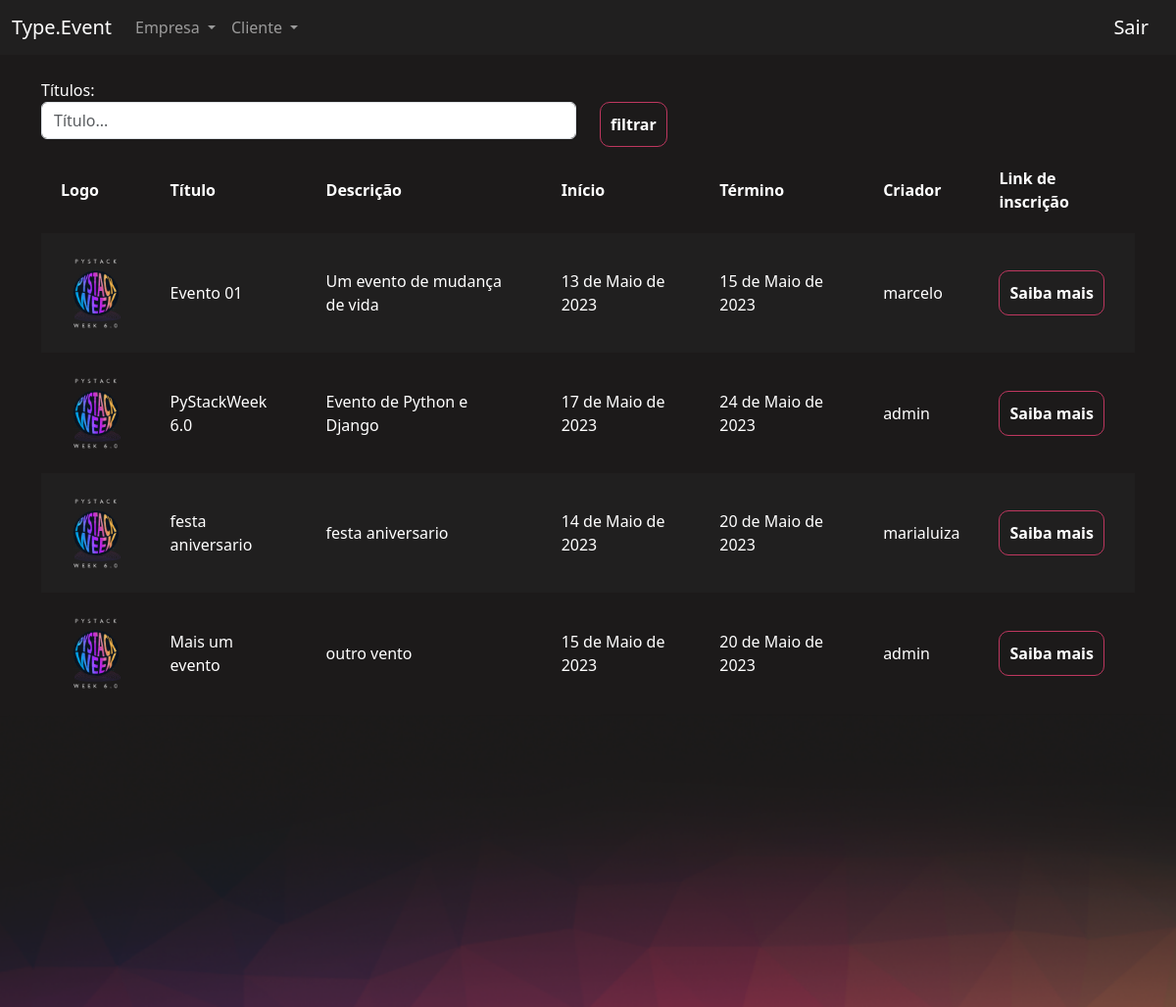
Before: /eventos/gerenciar_evento/ (signed in) with the older database file.
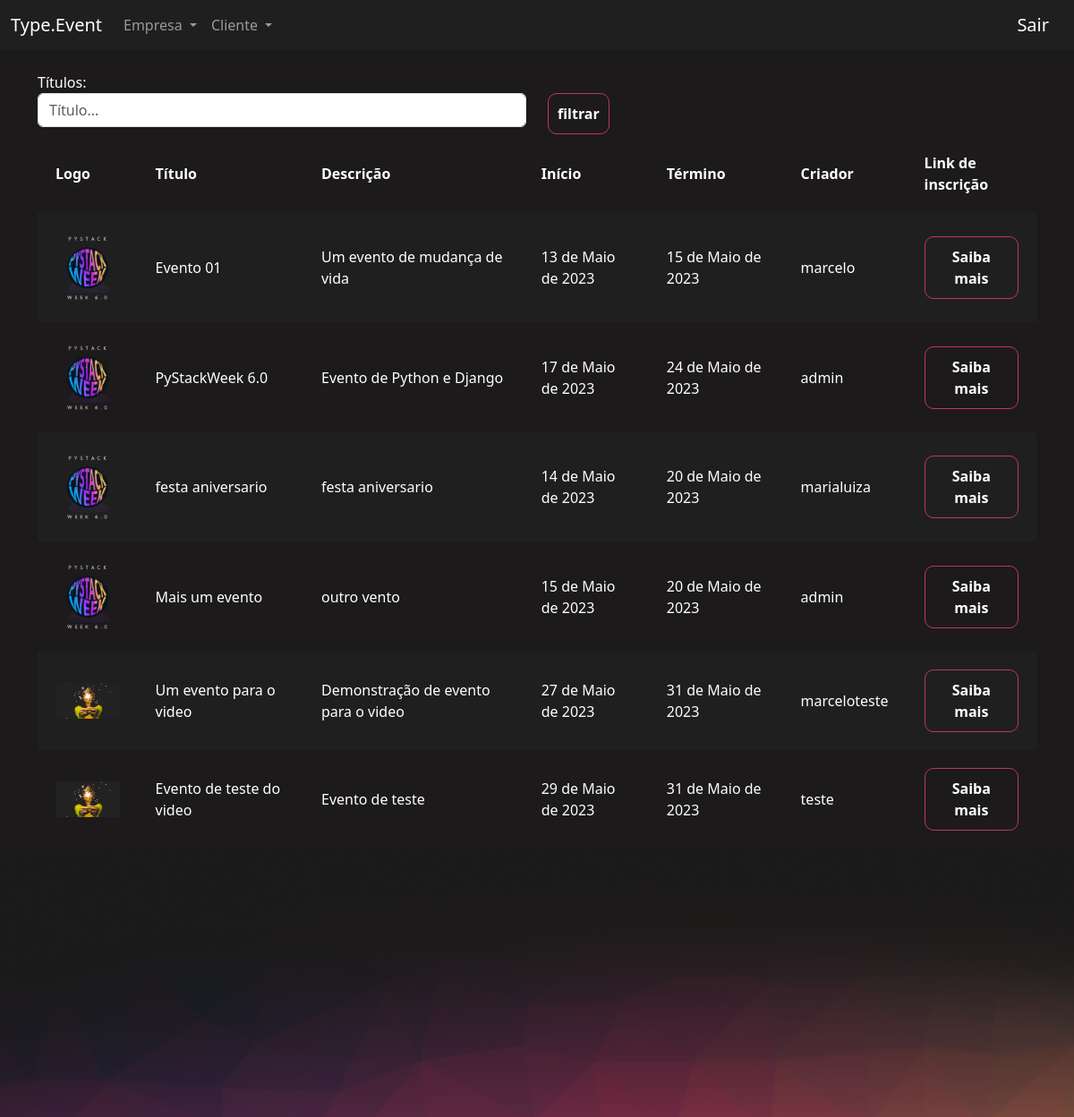
After: the same page with the newer database file.
### eventos/models.py (models this page shows, shortened)
class Evento(models.Model):
    criador = models.ForeignKey(User, on_delete=models.DO_NOTHING, null=True, blank=True)
    nome = models.CharField(max_length=200)
    descricao = models.TextField()
    data_inicio = models.DateField()
    data_termino = models.DateField()
    carga_horaria = models.IntegerField()
    logo = models.ImageField(upload_to="logos")
    participantes = models.ManyToManyField(User, related_name="evento_participante", null=True, blank=True)
    cor_principal = models.CharField(max_length=7)
    cor_secundaria = models.CharField(max_length=7)
    cor_fundo = models.CharField(max_length=7)

### eventos/views.py (the view)
# urls.py: path('gerenciar_evento/', views.gerenciar_evento, name="gerenciar_evento"),
@login_required
def gerenciar_evento(request):
    if request.method == "GET":
        eventos = Evento.objects.all()
        nome = request.GET.get('nome')
        if nome:
            eventos = eventos.filter(nome__contains=nome)
        return render(request, 'gerenciar_evento.html', {'eventos': eventos})

### eventos/templates/gerenciar_evento.html (shortened to what this page needs)
{% extends "bases/base_evento.html" %}
{% load static %}
{% block 'importacoes' %}
    <link href="{% static 'evento/css/gerenciar_evento.css' %}" rel="stylesheet">
{% endblock %}
{% block 'conteudo' %}
    <div class="container">
        <br>
        <div class="row">
            <div class="col-md">
                <form action="{% url 'gerenciar_evento' %}" method="GET">
                <label>Títulos: </label>
                <input type="text" placeholder="Título..." class="form-control" name="nome">
            </div>
            <div class="col-md">
                <br>
                <input type="submit" class="btn-principal" value="filtrar">
            </div>
        </div>
        <table>
            <tr>
                <th>Logo</th>
                <th>Título</th>
                <th>Descrição</th>
                <th>Início</th>
                <th>Término</th>
                <th>Criador</th>
                <th>Link de inscrição</th>
            </tr>
            {% for evento in eventos%}
                <tr class="{% cycle 'linha' 'linha2' %}">
                    {% if evento.criador == request.user %}
                        <td width="10%"><a href="{% url 'participantes_evento' evento.id %}"><img width="100%" src="/media/{{evento.logo}}"></a></td>
                    {% else %}
                        <td width="10%"><img width="100%" src="/media/{{evento.logo}}"></a></td>
                    {% endif %}
                    <td>{{evento.nome}}</td>
                    <td>{{evento.descricao}}</td>
                    <td>{{evento.data_inicio}}</td>
                    <td>{{evento.data_termino}}</td>
                    <td>{{evento.criador}}</td>
                    <td><a href="{% url 'inscrever_evento' evento.id %}" class="btn btn-principal">Saiba mais</td>
                </tr>
            {% endfor %}
        </table>
    </div>
{% endblock %}

### templates/bases/base_evento.html (shortened to what this page needs)
{% extends 'bases/base.html' %}
{% load static %}
{% block 'head' %}
    {% block 'importacoes' %}{% endblock %}
    <link href="{% static 'evento/css/evento.css' %}" rel="stylesheet">
    <link href="{% static 'usuarios/css/usuarios.css' %}" rel="stylesheet">
{% endblock %}
{% block 'body' %}
    <nav class="navbar navbar-expand-lg bg-body-tertiary navbar-color" data-bs-theme="dark">
        <div class="container-fluid">
            <a class="navbar-brand" href="{% url 'home' %}">Type.Event</a>
            <div class="collapse navbar-collapse" id="navbarNavDropdown">
            <ul class="navbar-nav">
                <li class="nav-item dropdown">
                    <a class="nav-link dropdown-toggle" href="#" role="button" data-bs-toggle="dropdown" aria-expanded="false">
                        Empresa
                    </a>
                </li>
                <li class="nav-item dropdown">
                    <a class="nav-link dropdown-toggle" href="#" role="button" data-bs-toggle="dropdown" aria-expanded="false">
                        Cliente
                    </a>
                </li>
            </ul>
            </div>
            <a class="navbar-brand" href="{% url 'logout' %}" style="text-align: right">Sair</a>
        </div>
    </nav>
    <div style="min-height: 60vh">
        {% block 'conteudo' %}
        {% endblock %}
    </div>
    <div class="fundo-pagina">
    </div>
{% endblock %}

### templates/bases/base.html (shortened to what this page needs)
{% load static %}
<!doctype html>
<html lang="en">
  <head>
    <link href="{% static 'geral/css/base.css' %}" rel="stylesheet">
    <link href="https://cdn.jsdelivr.net/npm/bootstrap@5.3.0-alpha1/dist/css/bootstrap.min.css" rel="stylesheet">
    {% block 'head' %}{% endblock %}
  </head>
  <body>
    {% block 'body' %}{% endblock %}
  </body>
</html>

### templates/static/geral/css/base.css (style rules this page uses)
body { color: white !important; }
:root { --main-color: #201F1F; --dark-color: #1C1A1A; --contrast-color: #BE375F; --differential-color: #ED8554; }

### templates/static/evento/css/gerenciar_evento.css (style rules this page uses)
table { width: 100%; padding: 20px; }
.linha { height: 40px; background-color: var(--main-color); padding: 20px; }
td, th { padding: 20px; }

### templates/static/evento/css/evento.css (style rules this page uses)
.navbar-color { background-color: #201F1F !important; }
body { background-color: #1C1A1A; }
.fundo-pagina { background-image: url('/static/evento/img/fundo_pagina.png'); height: 300px; background-size: cover; }

### templates/static/usuarios/css/usuarios.css (style rules this page uses)
.btn-principal { background-color: transparent; border: 1px solid var(--contrast-color); color: white; padding: 10px; border-radius: 10px; font-weight: bold; }

Changed rows visible on the page:
added Evento: logo (picture), nome "Um evento para o video", descricao "Demonstração de evento para o video", data_inicio "27 de Maio de 2023", data_termino "31 de Maio de 2023", criador "marceloteste"
added Evento: logo (picture), nome "Evento de teste do video", descricao "Evento de teste", data_inicio "29 de Maio de 2023", data_termino "31 de Maio de 2023", criador "teste"
